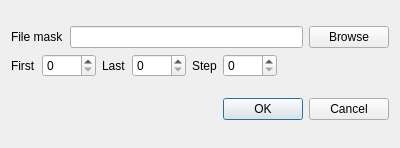
<?xml version="1.0" encoding="UTF-8"?>
<ui version="4.0">
 <class>AddLoaderDialog</class>
 <widget class="QDialog" name="AddLoaderDialog">
  <property name="geometry">
   <rect>
    <x>0</x>
    <y>0</y>
    <width>400</width>
    <height>148</height>
   </rect>
  </property>
  <property name="windowTitle">
   <string>Add loader</string>
  </property>
  <layout class="QVBoxLayout" name="verticalLayout_2">
   <item>
    <layout class="QVBoxLayout" name="verticalLayout">
     <item>
      <layout class="QHBoxLayout" name="horizontalLayout">
       <item>
        <widget class="QLabel" name="label">
         <property name="text">
          <string>File mask</string>
         </property>
        </widget>
       </item>
       <item>
        <widget class="QLineEdit" name="lineEdit_FileMask"/>
       </item>
       <item>
        <widget class="QPushButton" name="pushButton_Browse">
         <property name="text">
          <string>Browse</string>
         </property>
        </widget>
       </item>
      </layout>
     </item>
     <item>
      <layout class="QHBoxLayout" name="horizontalLayout_2">
       <item>
        <widget class="QLabel" name="label_2">
         <property name="text">
          <string>First</string>
         </property>
        </widget>
       </item>
       <item>
        <widget class="QSpinBox" name="spinBox_First">
         <property name="maximum">
          <number>9999</number>
         </property>
        </widget>
       </item>
       <item>
        <widget class="QLabel" name="label_3">
         <property name="text">
          <string>Last</string>
         </property>
        </widget>
       </item>
       <item>
        <widget class="QSpinBox" name="spinBox_Last">
         <property name="maximum">
          <number>9999</number>
         </property>
        </widget>
       </item>
       <item>
        <widget class="QLabel" name="label_4">
         <property name="text">
          <string>Step</string>
         </property>
        </widget>
       </item>
       <item>
        <widget class="QSpinBox" name="spinBox_Step">
         <property name="maximum">
          <number>9999</number>
         </property>
        </widget>
       </item>
       <item>
        <spacer name="horizontalSpacer">
         <property name="orientation">
          <enum>Qt::Horizontal</enum>
         </property>
         <property name="sizeHint" stdset="0">
          <size>
           <width>40</width>
           <height>20</height>
          </size>
         </property>
        </spacer>
       </item>
      </layout>
     </item>
    </layout>
   </item>
   <item>
    <widget class="QDialogButtonBox" name="buttonBox">
     <property name="orientation">
      <enum>Qt::Horizontal</enum>
     </property>
     <property name="standardButtons">
      <set>QDialogButtonBox::Cancel|QDialogButtonBox::Ok</set>
     </property>
    </widget>
   </item>
  </layout>
 </widget>
 <resources/>
 <connections>
  <connection>
   <sender>buttonBox</sender>
   <signal>accepted()</signal>
   <receiver>AddLoaderDialog</receiver>
   <slot>accept()</slot>
   <hints>
    <hint type="sourcelabel">
     <x>248</x>
     <y>254</y>
    </hint>
    <hint type="destinationlabel">
     <x>157</x>
     <y>274</y>
    </hint>
   </hints>
  </connection>
  <connection>
   <sender>buttonBox</sender>
   <signal>rejected()</signal>
   <receiver>AddLoaderDialog</receiver>
   <slot>reject()</slot>
   <hints>
    <hint type="sourcelabel">
     <x>316</x>
     <y>260</y>
    </hint>
    <hint type="destinationlabel">
     <x>286</x>
     <y>274</y>
    </hint>
   </hints>
  </connection>
 </connections>
</ui>
